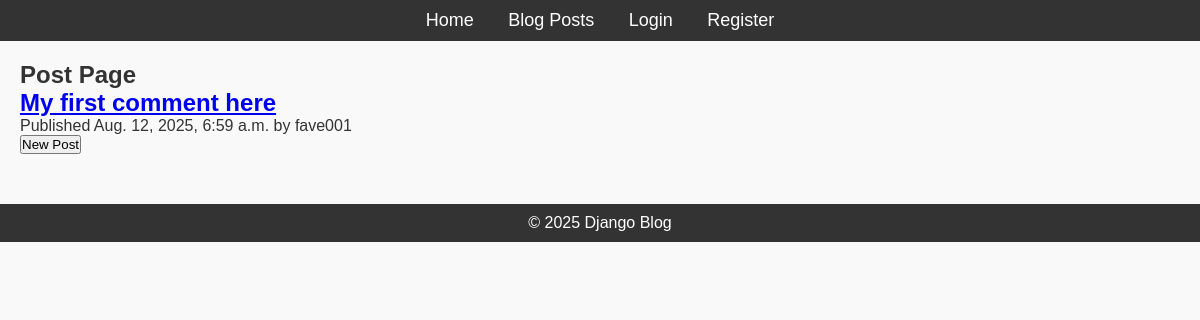
The app's page /blog/posts with its own data.
### blog/models.py (models this page shows, shortened)
class Post(models.Model):
    title = models.CharField(max_length=200)
    content = models.TextField()
    published_date = models.DateTimeField(auto_now_add=True)
    author = models.ForeignKey(User, on_delete=models.CASCADE, related_name='post_author')
    def get_absolute_url(self):
        return reverse("post_detail", kwargs={"pk": self.pk})

### blog/views.py (the view)
# urls.py: path('posts', PostsView.as_view(), name='posts'),
class PostsView(ListView):
    model = Post
    template_name = 'blog/posts.html'
    context_object_name = 'posts'
    ordering = ['-published_date']

### blog/templates/blog/posts.html (shortened to what this page needs)
{% extends "blog/base.html" %}
{% block content %}
    <h2>Post Page</h2>
    {% for post in posts %}
      <h2>
         <a href="{{ post.get_absolute_url }}">
         {{ post.title }}
         </a>
      </h2>
      <p class="date">
         Published {{ post.published_date }} by {{ post.author }}
      </p>
   {% empty %}
      <p>No posts yet.</p>
   {% endfor %}
    <form action="{% url 'post_new' %}" method="post">
            <button type="submit">New Post</button>
    </form>
{% endblock content %}

### blog/static/css/styles.css (style rules this page uses)
* { margin: 0; padding: 0; box-sizing: border-box; }
body { font-family: Arial, sans-serif; background-color: #f9f9f9; color: #333; }

### records on screen
Post: title "My first comment here", published_date "Aug. 12, 2025, 6:59 a.m.", author "fave001"
